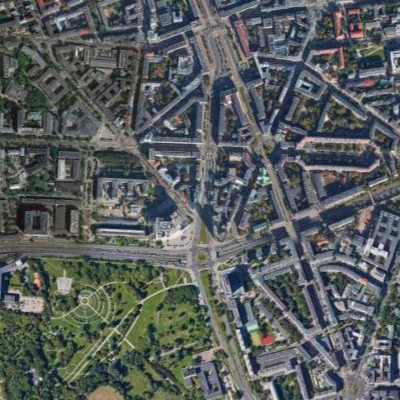
#> input picture opencv/1.png, 400 x 400 px
$ jupyter execute demo.ipynb
#> lines starting #> are read from the running program, lines starting #| are printed output that depends on the picture; after the words box and inside, x2 and y2 are one past the last pixel; in counts of white or black regions, pixels touching at a corner belong together
[cell 1]
import numpy as np
import cv2 as cv
from matplotlib import pyplot as plt
MIN_MATCH_COUNT = 5
img1 = cv.imread('1.png',0)          # queryImage
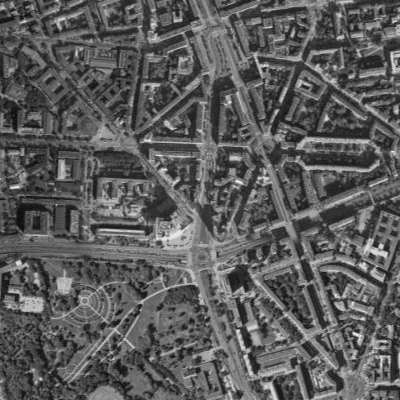
#> img1: shape (400, 400); min 8, max 242, mean 91.7
img2 = cv.imread('3.png',0)         # trainImage
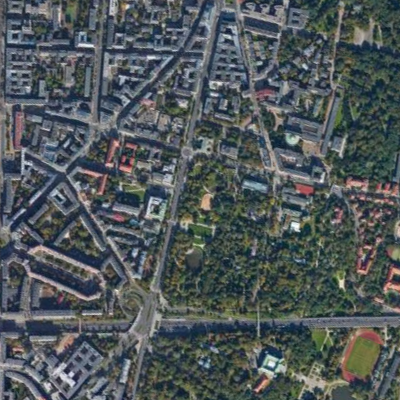
#> input picture opencv/3.png, 400 x 400 px
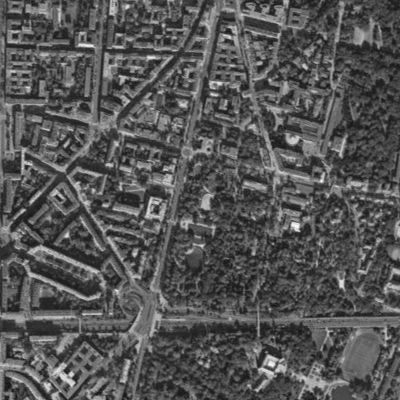
#> img2: shape (400, 400); min 16, max 253, mean 85.2
# Initiate SIFT detector
sift = cv.SIFT_create()
# find the keypoints and descriptors with SIFT
kp1, des1 = sift.detectAndCompute(img1,None)
#> kp1 = 4135 keypoints; strongest (x, y, size): (354, 334, 2.6), (381, 246, 3.2), (326, 118, 3.5), (238, 331, 2.7)
kp2, des2 = sift.detectAndCompute(img2,None)
#> kp2 = 4718 keypoints; strongest (x, y, size): (296, 226, 5.8), (341, 284, 4.7), (71, 374, 3.2), (67, 235, 3.5)
FLANN_INDEX_KDTREE = 1
index_params = dict(algorithm = FLANN_INDEX_KDTREE, trees = 5)
search_params = dict(checks = 50)
flann = cv.FlannBasedMatcher(index_params, search_params)
matches = flann.knnMatch(des1,des2,k=2)
#> matches = 4135 matches
# store all the good matches as per Lowe's ratio test.
good = []
for m,n in matches:
    if m.distance < 0.7*n.distance:
        good.append(m)
#> after the loop, good = 717 matches

[cell 2]
if len(good)>MIN_MATCH_COUNT:
    src_pts = np.float32([ kp1[m.queryIdx].pt for m in good ]).reshape(-1,1,2)
#> src_pts = 717 rows, first 8: [68.36, 275.5], [85.69, 9.84], [171.6, 119.1], [222, 12.2], [224.8, 18.76], [225, 30.76], [225.1, 8.61], [225.1, 8.61]
    dst_pts = np.float32([ kp2[m.trainIdx].pt for m in good ]).reshape(-1,1,2)
#> dst_pts = 717 rows, first 8: [300.4, 228.7], [68.85, 177.3], [109.5, 158.9], [8.16, 98.46], [8.34, 105.6], [4.16, 116.8], [12.46, 96.25], [12.46, 96.25]
    M, mask = cv.findHomography(src_pts, dst_pts, cv.RANSAC,5.0)
#> M = [[0.931, -0.364, -194], [0.363, 0.931, 6.36], [-1.34e-06, 1.09e-07, 1]]; mask = 717 values from 0 to 1
    matchesMask = mask.ravel().tolist()
#> matchesMask = 717 values from 0 to 1
    h,w = img1.shape
#> h = 400; w = 400
    pts = np.float32([ [0,0],[0,h-1],[w-1,h-1],[w-1,0] ]).reshape(-1,1,2)
#> pts = [[0, 0], [0, 399], [399, 399], [399, 0]]
    dst = cv.perspectiveTransform(pts,M)
#> dst = [[-194, 6.36], [-339.1, 377.9], [32.32, 523.2], [177.5, 151.5]]
    img2 = cv.polylines(img2,[np.int32(dst)],True,255,3, cv.LINE_AA)
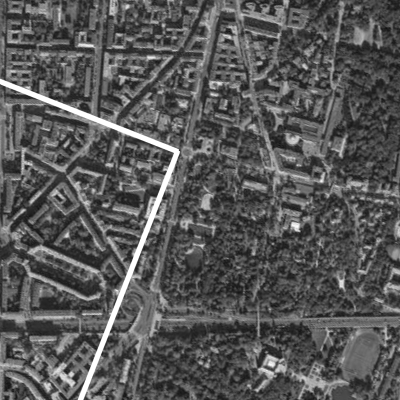
#> img2: shape (400, 400); 1.94% of pixels changed, all inside (x1, y1, x2, y2) = (0, 78, 181, 400)
else:
    print( "Not enough matches are found - {}/{}".format(len(good), MIN_MATCH_COUNT) )
    matchesMask = None

[cell 3]
draw_params = dict(matchColor = (0,255,0), # draw matches in green color
                   singlePointColor = None,
                   matchesMask = matchesMask, # draw only inliers
                   flags = 2)
#> draw_params = 4 items
img3 = cv.drawMatches(img1,kp1,img2,kp2,good,None,**draw_params)
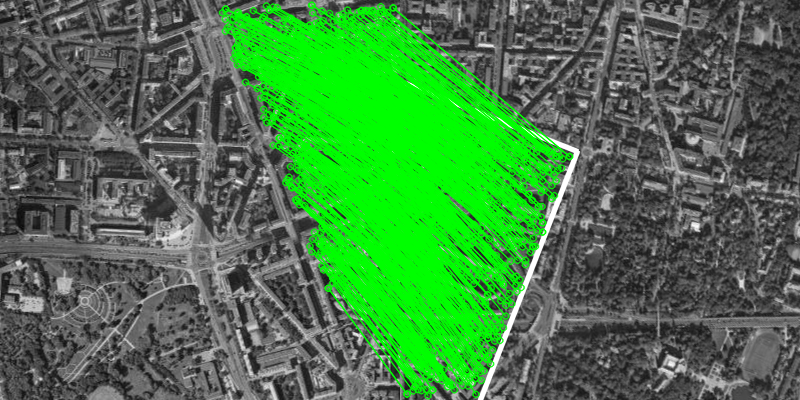
#> img3: shape (400, 800, 3); mean of channels 0, 1, 2 70.8, 123.8, 70.8; drawn as B, G, R
plt.imshow(img3, 'gray'),plt.show()
